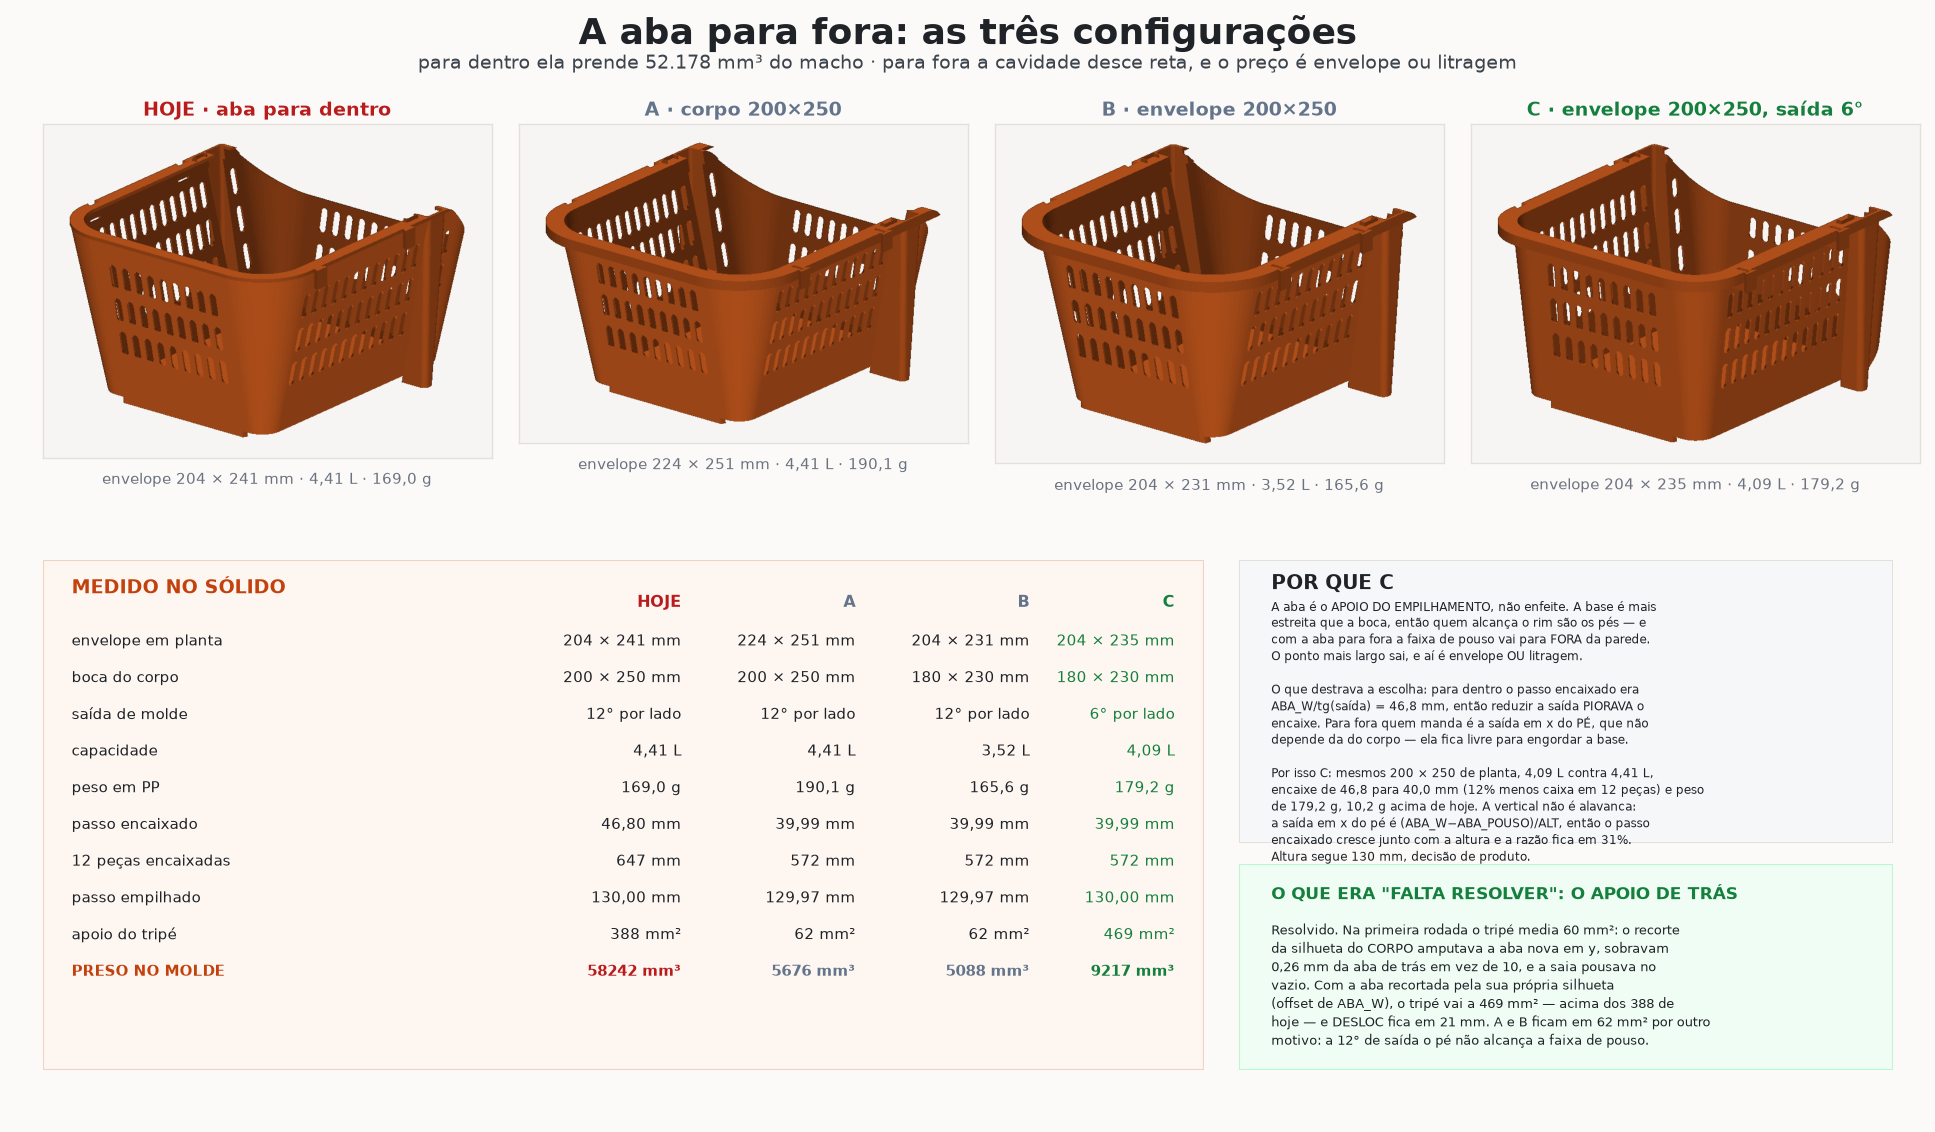

The script that saved this image:
#!/usr/bin/env python3
"""Aba para FORA: as tres configuracoes, medidas lado a lado.

A aba virada para DENTRO nao extrai em molde de duas placas -- medido em
cad/extracao.py: 6,27 mm de ressalto para dentro da face interna da parede,
6,5% por lado num labio continuo, 52.178 mm3 do macho presos. Virada para
fora a silhueta so cresce subindo: a cavidade desce reta e o macho vira um
tronco limpo.

Mas a aba e o APOIO DO EMPILHAMENTO. Com saida de molde a base e mais estreita
que a boca, entao quem alcanca o rim sao os pes -- e virando a aba para fora a
faixa de pouso vai para FORA da parede, e os pes tem de alcancar la. O ponto
mais largo da peca sai. Dai as tres configuracoes:

  A  segura o corpo em 200 x 250  -> o envelope cresce
  B  segura o envelope em 200 x 250 -> o corpo encolhe, perde litragem
  C  segura o envelope e reduz a saida de 12 para 6 graus -> devolve litragem,
     porque sem a aba para dentro a saida DEIXA DE SER a alavanca do encaixe
     (o passo passa a ser NERV_T / saida em x do pe, que nao depende dela)

Altura fixa em 130 mm nas tres, de proposito: a saida em x do pe e
(ABA_W - ABA_POUSO)/ALT, logo o passo encaixado cresce junto com a altura e a
razao passo/altura fica constante. Altura nao e alavanca de cubagem aqui --
e decisao de produto.
"""
import os
import textwrap

import matplotlib
matplotlib.use("Agg")
import matplotlib.pyplot as plt
import numpy as np
import trimesh
from build123d import Pos, export_stl
from matplotlib.patches import Rectangle

import extracao
import modelo3d as M
import render

DEST = os.path.dirname(os.path.abspath(__file__))
COR = (0.80, 0.36, 0.12)
FUNDO, TINTA, GRIS = "#fbfaf8", "#1f2328", "#6b7280"
NOVO, VERDE, CINZ, VERM = "#c2410c", "#15803d", "#64748b", "#b91c1c"
VISTA = (-1.0, -1.25, -0.62)

# nome, boca do corpo, saida, direcao da aba
CFG = (("hoje", 200.0, 250.0, 12.0, -1),
       ("A", 200.0, 250.0, 12.0, +1),
       ("B", 180.0, 230.0, 12.0, +1),
       ("C", 180.0, 230.0, 6.0, +1))


def vg(x, casas=1, un=""):
    t = f"{x:.{casas}f}".replace(".", ",")
    return f"{t} {un}".strip()


def vol(a, b):
    try:
        return (a & b).volume
    except Exception:
        return 0.0


def mede(nome, larg, prof, graus, adir):
    M.set_envelope(larg, prof, graus, aba_dir=adir)
    p, n = M.cesto(aba=True)

    def passo(dy, tol=0.02):
        lo, hi = 0.0, 180.0
        while hi - lo > tol:
            m = (lo + hi) / 2
            if vol(p, Pos(0, dy, m) * p) > 2.0:
                lo = m
            else:
                hi = m
        return hi

    arq = os.path.join(DEST, f"af-{nome}.stl")
    export_stl(p, arq)
    m = trimesh.load(arq)
    preso, _ = extracao.audita(m)
    bb = p.bounding_box()
    pn, pe = passo(0.0), passo(M.DESLOC)
    # apoios do empilhamento
    try:
        inter = p & (Pos(0, M.DESLOC, pe - 0.3) * p)
        ap = sorted((s.volume / 0.3 for s in inter.solids()
                     if s.volume > 0.002), reverse=True)
    except Exception:
        ap = []
    d = dict(nome=nome, larg=larg, prof=prof, graus=graus, adir=adir,
             ex=bb.size.X, ey=bb.size.Y, ez=bb.size.Z,
             peso=p.volume * M.RHO, cap=M.capacidade(), n=n,
             pn=pn, pe=pe, preso=preso, apoios=ap,
             col12=bb.size.Z + 11 * pn, m=m)
    print(f"{nome:5s}: envelope {bb.size.X:6.1f} x {bb.size.Y:6.1f} | "
          f"cap {d['cap']:.2f} L | {d['peso']:6.1f} g | encaixa {pn:5.2f} | "
          f"empilha {pe:6.2f} | preso {preso:7.0f} mm3 | "
          f"12 pecas {d['col12']:.0f} mm | apoios {sum(ap):.0f} mm2")
    render.salvar(render.render([(m, COR)], direcao=VISTA, largura=760),
                  os.path.join(DEST, f"af-{nome}.png"))
    return d


def main():
    res = [mede(*c) for c in CFG]
    folha(res)


def folha(res):
    from PIL import Image
    fig = plt.figure(figsize=(16.4, 9.6), facecolor=FUNDO)
    fig.text(0.5, 0.986, "A aba para fora: as três configurações",
             ha="center", va="top", fontsize=22, color=TINTA, weight="bold")
    fig.text(0.5, 0.952, "para dentro ela prende 52.178 mm³ do macho · para "
             "fora a cavidade desce reta, e o preço é envelope ou litragem",
             ha="center", va="top", fontsize=11.5, color="#3d444d")

    rot = {"hoje": ("HOJE · aba para dentro", VERM),
           "A": ("A · corpo 200×250", CINZ),
           "B": ("B · envelope 200×250", CINZ),
           "C": ("C · envelope 200×250, saída 6°", VERDE)}
    for i, d in enumerate(res):
        t, cor = rot[d["nome"]]
        ax = fig.add_axes([0.022 + i * 0.246, 0.555, 0.232, 0.335])
        ax.imshow(np.asarray(Image.open(
            os.path.join(DEST, f"af-{d['nome']}.png"))))
        ax.set_anchor("N"); ax.set_xticks([]); ax.set_yticks([])
        for s in ax.spines.values():
            s.set_color("#e3e0da")
        ax.set_title(t, fontsize=11.5, color=cor, weight="bold", pad=5)
        ax.text(0.5, -0.035, "\n".join(textwrap.wrap(
            f"envelope {d['ex']:.0f} × {d['ey']:.0f} mm · "
            f"{vg(d['cap'], 2, 'L')} · {vg(d['peso'], 1, 'g')}", 40)),
            transform=ax.transAxes, ha="center", va="top", fontsize=9.2,
            color=GRIS, linespacing=1.4)

    linhas = [
        ("envelope em planta", lambda d: f"{d['ex']:.0f} × {d['ey']:.0f} mm"),
        ("boca do corpo", lambda d: f"{d['larg']:.0f} × {d['prof']:.0f} mm"),
        ("saída de molde", lambda d: f"{d['graus']:.0f}° por lado"),
        ("capacidade", lambda d: vg(d["cap"], 2, "L")),
        ("peso em PP", lambda d: vg(d["peso"], 1, "g")),
        ("passo encaixado", lambda d: vg(d["pn"], 2, "mm")),
        ("12 peças encaixadas", lambda d: f"{d['col12']:.0f} mm"),
        ("passo empilhado", lambda d: vg(d["pe"], 2, "mm")),
        ("apoio do tripé", lambda d: f"{sum(d['apoios']):.0f} mm²"),
        ("PRESO NO MOLDE", lambda d: f"{d['preso']:.0f} mm³"),
    ]
    tb = fig.add_axes([0.022, 0.055, 0.60, 0.450]); tb.axis("off")
    tb.add_patch(Rectangle((0, 0), 1, 1, transform=tb.transAxes,
                           facecolor="#fdf6f1", edgecolor="#f0d3c2", lw=1.3))
    tb.text(0.025, 0.968, "MEDIDO NO SÓLIDO", fontsize=11.5, color=NOVO,
            weight="bold", va="top")
    cols = [0.40, 0.555, 0.705, 0.855, 0.98]
    for j, d in enumerate(res):
        tb.text(cols[j + 1] - 0.005, 0.908, d["nome"].upper(), fontsize=9.6,
                color=rot[d["nome"]][1], weight="bold", ha="right")
    y = 0.840
    for k, fn in linhas:
        forte = k == "PRESO NO MOLDE"
        tb.text(0.025, y, k, fontsize=9.2,
                color=TINTA if not forte else NOVO, va="center",
                weight="bold" if forte else "normal")
        for j, d in enumerate(res):
            v = fn(d)
            c = rot[d["nome"]][1] if forte or d["nome"] == "C" else TINTA
            tb.text(cols[j + 1] - 0.005, y, v, fontsize=9.2, color=c,
                    va="center", ha="right",
                    weight="bold" if forte else "normal")
        y -= 0.072

    tx = fig.add_axes([0.640, 0.255, 0.338, 0.250]); tx.axis("off")
    tx.add_patch(Rectangle((0, 0), 1, 1, transform=tx.transAxes,
                           facecolor="#f6f7f9", edgecolor="#e3e0da", lw=1.2))
    tx.text(0.05, 0.950, "POR QUE C", fontsize=12, color=TINTA,
            weight="bold", va="top")
    h, a, b, c = res
    tx.text(0.05, 0.865,
            "A aba é o APOIO DO EMPILHAMENTO, não enfeite. A base é mais\n"
            "estreita que a boca, então quem alcança o rim são os pés — e\n"
            "com a aba para fora a faixa de pouso vai para FORA da parede.\n"
            "O ponto mais largo sai, e aí é envelope OU litragem.\n\n"
            "O que destrava a escolha: para dentro o passo encaixado era\n"
            f"ABA_W/tg(saída) = {vg(h['pn'], 1)} mm, então reduzir a saída "
            "PIORAVA o\n"
            "encaixe. Para fora quem manda é a saída em x do PÉ, que não\n"
            "depende da do corpo — ela fica livre para engordar a base.\n\n"
            f"Por isso C: mesmos 200 × 250 de planta, "
            f"{vg(c['cap'], 2, 'L')} contra "
            f"{vg(h['cap'], 2, 'L')},\n"
            f"encaixe de {vg(h['pn'], 1)} para {vg(c['pn'], 1, 'mm')} "
            f"({100*(1-c['col12']/h['col12']):.0f}% menos caixa em 12 peças) "
            "e peso\n"
            # "o MESMO de hoje" era verdade quando hoje pesava 176,5 g.
            # Hoje pesa 169,0: C custa 10,2 g a mais, e o numero tem de sair
            # da medicao, nao de uma afirmacao que envelheceu.
            f"de {vg(c['peso'], 1, 'g')}, "
            f"{vg(c['peso'] - h['peso'], 1, 'g')} acima de hoje. A vertical "
            "não é alavanca:\n"
            "a saída em x do pé é (ABA_W−ABA_POUSO)/ALT, então o passo\n"
            "encaixado cresce junto com a altura e a razão fica em 31%.\n"
            "Altura segue 130 mm, decisão de produto.",
            fontsize=7.5, color=TINTA, va="top", linespacing=1.36)

    al = fig.add_axes([0.640, 0.055, 0.338, 0.182]); al.axis("off")
    al.add_patch(Rectangle((0, 0), 1, 1, transform=al.transAxes,
                           facecolor="#f0fdf4", edgecolor="#bbf7d0", lw=1.3))
    # Esta caixa dizia "FALTA RESOLVER: o tripe caiu de 388 para 469 mm2,
    # sobraram so os dois pes da frente". Era o BUG da silhueta -- o recorte
    # do CORPO amputava a aba nova em y, sobravam 0,26 mm da aba de tras e a
    # saia pousava no vazio. silhueta(folga) resolveu, e 388 -> 469 e uma
    # SUBIDA, nao uma queda. O texto sobreviveu a propria correcao.
    al.text(0.05, 0.90, "O QUE ERA \"FALTA RESOLVER\": O APOIO DE TRÁS",
            fontsize=10.5, color=VERDE, weight="bold", va="top")
    al.text(0.05, 0.72,
            f"Resolvido. Na primeira rodada o tripé media 60 mm²: o recorte\n"
            f"da silhueta do CORPO amputava a aba nova em y, sobravam\n"
            f"0,26 mm da aba de trás em vez de 10, e a saia pousava no\n"
            f"vazio. Com a aba recortada pela sua própria silhueta\n"
            f"(offset de ABA_W), o tripé vai a {sum(c['apoios']):.0f} mm² — "
            f"acima dos {sum(h['apoios']):.0f} de\n"
            f"hoje — e DESLOC fica em 21 mm. A e B ficam em "
            f"{sum(a['apoios']):.0f} mm² por outro\n"
            f"motivo: a 12° de saída o pé não alcança a faixa de pouso.",
            fontsize=7.9, color=TINTA, va="top", linespacing=1.42)

    if False:
        tx.text(0.05, 0.865, "",            fontsize=7.9, color=TINTA, va="top", linespacing=1.42)

    fig.savefig(os.path.join(DEST, "abafora.png"), dpi=118, facecolor=FUNDO)
    print("gerado abafora.png")


if __name__ == "__main__":
    main()
